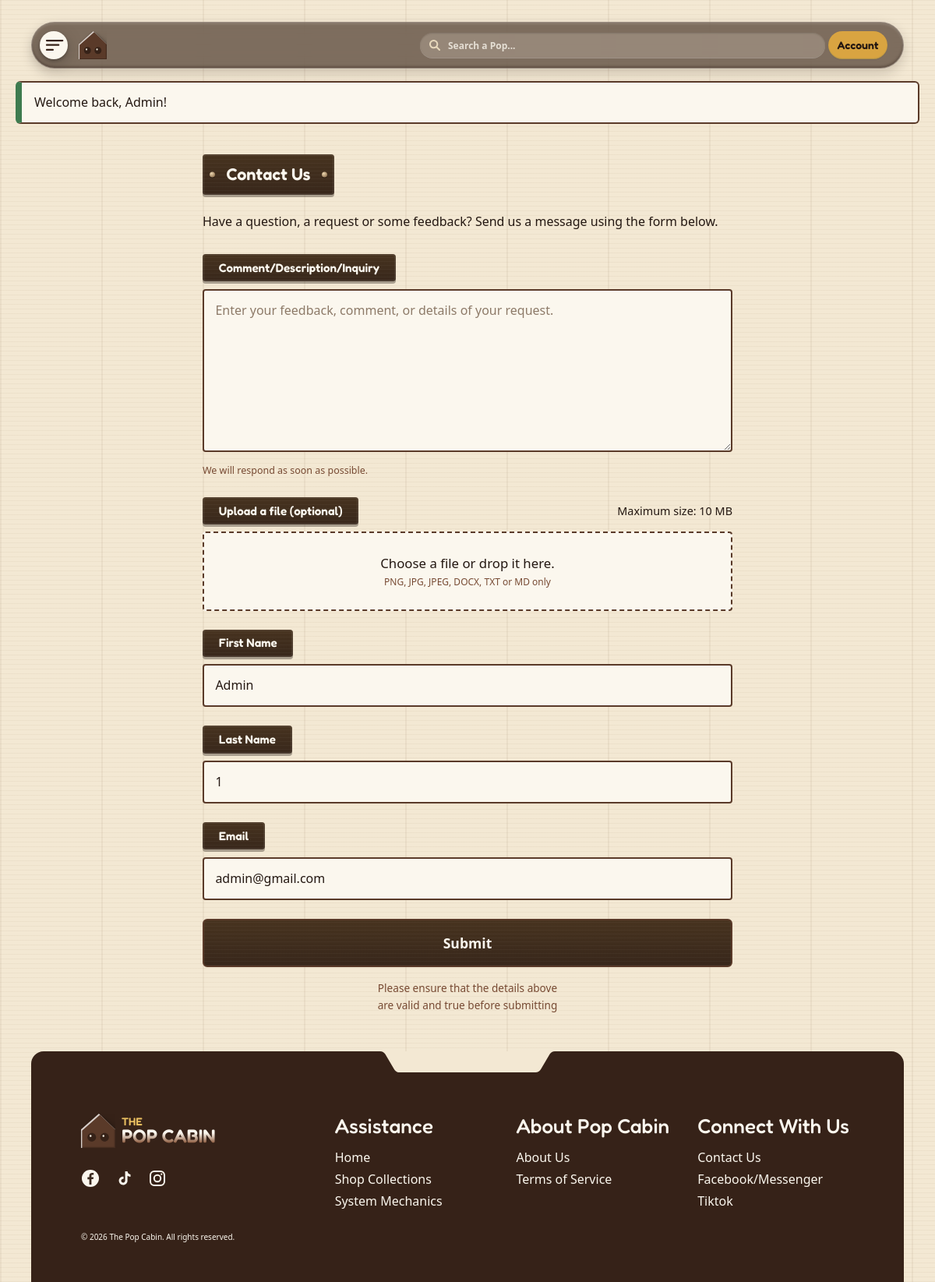
The app's page /contact.php (signed in) with its own data.
### tables this page shows
CREATE TABLE `users` (
  `user_id` int(11) NOT NULL,
  `username` varchar(50) NOT NULL,
  `email` varchar(150) NOT NULL,
  `password_hash` varchar(255) NOT NULL,
  `full_name` varchar(150) NOT NULL,
  `phone` varchar(30) NOT NULL,
  `address` varchar(255) NOT NULL,
  `city` varchar(100) NOT NULL,
  `postal_code` varchar(20) NOT NULL,
  `country` varchar(100) NOT NULL,
  `user_role` enum('customer','admin') NOT NULL DEFAULT 'customer'
);

### config/content.php (called while the page is built)
<?php
return [
    'hero_description' => 'Funko Pop collectibles from The Pop Cabin. Browse the collection below.',
    'cta_text' => 'Browse the collection and pick your Pop.',
    'facebook_url'  => 'https://www.facebook.com/thepopcabin12',
    'tiktok_url'    => 'https://www.tiktok.com/@thepopcabin',
    'instagram_url' => 'https://www.instagram.com/thepopcabin12/',
    'trademark_line' => '',
    'team_caption' => 'Students from UDD SITE that made it possible',
    'team' => [
        ['name' => 'Team member', 'role' => 'Role', 'photo' => ''],
        ['name' => 'Team member', 'role' => 'Role', 'photo' => ''],
        ['name' => 'Team member', 'role' => 'Role', 'photo' => ''],
        ['name' => 'Team member', 'role' => 'Role', 'photo' => ''],
    ],
    'about_images'   => [],
    'about_subtitle' => 'The Pop Cabin',
    'about_text'     => [
        'The Pop Cabin is a Funko Pop collectibles shop.',
        'Browse the collection, find the Pop you want, and get in touch with us if you have any questions.',
    ],
    'map_embed_url'  => '',
    'address_lines'  => [],
    'contact_intro' => 'Have a question, a request or some feedback? Send us a message using the form below.',
];

### includes/functions.php (called while the page is built, shortened)
<?php
function e($value): string
{
    return htmlspecialchars((string) ($value ?? ''), ENT_QUOTES, 'UTF-8');
}
function currentUserId(): ?int
{
    return isset($_SESSION['user_id']) ? (int) $_SESSION['user_id'] : null;
}
function siteContent(string $key, $default = '')
{
    static $content = null;
    if ($content === null) {
        $content = require __DIR__ . '/../config/content.php';
    }
    return $content[$key] ?? $default;
}

### config/database.php (called while the page is built)
<?php
class Database
{
    private static ?Database $instance = null;
    private PDO $conn;
    private function __construct()
    {
        $dsn = 'mysql:host=' . DB_HOST . ';dbname=' . DB_NAME . ';charset=utf8mb4';
        try {
            $this->conn = new PDO($dsn, DB_USER, DB_PASS, [
                PDO::ATTR_ERRMODE            => PDO::ERRMODE_EXCEPTION,
                PDO::ATTR_DEFAULT_FETCH_MODE => PDO::FETCH_ASSOC,
                PDO::ATTR_EMULATE_PREPARES   => false,
            ]);
        } catch (PDOException $e) {
            die(
                'Database connection failed. Check DB_HOST / DB_NAME / DB_USER / DB_PASS in config/config.php, ' .
                'and make sure a database named "' . DB_NAME . '" exists with your tables imported. (' . $e->getMessage() . ')'
            );
        }
    }
    public static function getInstance(): Database
    {
        if (self::$instance === null) {
            self::$instance = new self();
        }
        return self::$instance;
    }
    public function getConnection(): PDO
    {
        return $this->conn;
    }
}

### classes/BaseModel.php (called while the page is built, shortened)
<?php
require_once __DIR__ . '/../config/database.php';
abstract class BaseModel
{
    public function __construct()
    {
        $this->db = Database::getInstance()->getConnection();
    }
}

### classes/User.php (called while the page is built, shortened)
<?php
require_once __DIR__ . '/BaseModel.php';
class User extends BaseModel
{
    public function getById(int $id): array|false
    {
        $stmt = $this->db->prepare('SELECT * FROM users WHERE user_id = ?');
        $stmt->execute([$id]);
        return $stmt->fetch();
    }
}

### contact.php (the view, shortened to what this page needs)
<?php
require_once __DIR__ . '/classes/User.php';
$prefill = ['first_name' => '', 'last_name' => '', 'email' => ''];
if (isLoggedIn() && ($u = (new User())->getById((int) currentUserId()))) {
    $parts = preg_split('/\s+/', trim($u['full_name']), 2);
    $prefill = ['first_name' => $parts[0] ?? '', 'last_name' => $parts[1] ?? '', 'email' => $u['email']];
}
$fieldErrors = [];
$old         = $prefill + ['message' => ''];
require_once __DIR__ . '/includes/header.php';
?>
<section class="wrap contact">
    <h1 class="sign">Contact Us</h1>
    <p class="contact-intro"><?php echo e(siteContent('contact_intro')); ?></p>
    <form class="contact-form" method="post" action="<?php echo SITE_URL; ?>/contact.php" enctype="multipart/form-data" novalidate>
        <div class="field">
            <label class="sign sign-label" for="message">Comment/Description/Inquiry</label>
            <?php $err = $fieldErrors['message'] ?? null; ?>
            <textarea id="message" name="message" rows="7" maxlength="5000" required placeholder="Enter your feedback, comment, or details of your request."<?php echo $err ? ' class="is-invalid" aria-invalid="true" aria-describedby="message-error"' : ''; ?>><?php echo e($old['message']); ?></textarea>
            <p class="field-note">We will respond as soon as possible.</p>
        </div>
        <div class="field">
            <div class="field-head">
                <label class="sign sign-label" for="attachment">Upload a file (optional)</label>
                <span class="field-max">Maximum size: <?php echo MAX_CONTACT_FILE_MB; ?> MB</span>
            </div>
            <?php $err = $fieldErrors['attachment'] ?? null; ?>
            <label class="dropzone<?php echo $err ? ' is-invalid' : ''; ?>" for="attachment" data-dropzone>
                <span class="dz-title" data-dz-title>Choose a file or drop it here.</span>
                <span class="dz-hint">PNG, JPG, JPEG, DOCX, TXT or MD only</span>
            </label>
        </div>
        <div class="field">
            <label class="sign sign-label" for="first_name">First Name</label>
            <?php $err = $fieldErrors['first_name'] ?? null; ?>
            <input type="text" id="first_name" name="first_name" required maxlength="100" autocomplete="given-name" placeholder="Your First Name..." value="<?php echo e($old['first_name']); ?>"<?php echo $err ? ' class="is-invalid" aria-invalid="true" aria-describedby="first_name-error"' : ''; ?>>
        </div>
        <div class="field">
            <label class="sign sign-label" for="last_name">Last Name</label>
            <?php $err = $fieldErrors['last_name'] ?? null; ?>
            <input type="text" id="last_name" name="last_name" required maxlength="100" autocomplete="family-name" placeholder="Your Last Name..." value="<?php echo e($old['last_name']); ?>"<?php echo $err ? ' class="is-invalid" aria-invalid="true" aria-describedby="last_name-error"' : ''; ?>>
        </div>
        <div class="field">
            <label class="sign sign-label" for="email">Email</label>
            <?php $err = $fieldErrors['email'] ?? null; ?>
            <input type="email" id="email" name="email" required maxlength="255" autocomplete="email" placeholder="Your Valid Email..." value="<?php echo e($old['email']); ?>"<?php echo $err ? ' class="is-invalid" aria-invalid="true" aria-describedby="email-error"' : ''; ?>>
        </div>
        <button type="submit" class="btn btn-dark btn-block btn-lg">Submit</button>
        <p class="submit-note">Please ensure that the details above are valid and true before submitting</p>
    </form>
</section>
<?php require_once __DIR__ . '/includes/footer.php'; ?>

### assets/css/style.css (style rules this page uses)
:root { --birch: var(--color-bg-page); --pine-100: var(--color-bg-surface-alt); --pine-200: var(--color-brand-soft); --pine-300: var(--color-border-default); --oak: var(--color-border-strong); --bark: var(--color-action-brand); --walnut: var(--color-action-brand); --espresso: var(--color-bg-inverse); --ember: var(--color-action-primary); --moss: var(--color-feedback-success); --cream: var(--color-bg-surface); --ink: var(--color-text-primary); --muted: var(--color-text-muted-aa); --font-body: var(--font-family-body); --font-display: var(--font-family-heading); --wrap: var(--container-max); --radius: 6px; --grain: repeating-linear-gradient(0deg, rgba(120, 80, 40, .05) 0 1px, transparent 1px 6px); --planks: repeating-linear-gradient(90deg, rgba(90, 55, 25, .06) 0 2px, transparent 2px 130px); --plank-dark: repeating-linear-gradient(0deg, rgba(255, 255, 255, .03) 0 1px, transparent 1px 5px), linear-gradient(180deg, #47331f, #38271b); --log-wall: repeating-linear-gradient(180deg, transparent 0 50px, rgba(0, 0, 0, .4) 50px 52px), repeating-linear-gradient(180deg, #4d3728 0, #40301f 12px, #34251a 26px, #40301f 40px, #4d3728 52px); }
*, *::before, *::after { box-sizing: border-box; }
html { -webkit-text-size-adjust: 100%; scroll-behavior: smooth; }
body { margin: 0; background-color: var(--birch); background-image: var(--planks), var(--grain); color: var(--ink); font-family: var(--font-body); font-size: 1rem; line-height: 1.6; }
img, svg { max-width: 100%; }
h1, h2, h3, h4 { font-family: var(--font-display); line-height: 1.15; margin: 0 0 .5em; color: var(--walnut); }
p { margin: 0 0 1em; }
.wrap, .container { width: 100%; max-width: var(--wrap); margin: 0 auto; padding: 0 20px; }
.btn { display: inline-block; border: 2px solid transparent; border-radius: var(--radius); padding: .7rem 1.4rem; font: 600 1rem/1.2 var(--font-body); text-align: center; text-decoration: none; cursor: pointer; transition: background .15s, color .15s, border-color .15s, transform .1s; }
.btn-dark, .btn-primary { background-color: var(--walnut); background-image: var(--plank-dark); color: var(--cream); border-color: var(--walnut); }
.btn-block { display: block; width: 100%; }
.btn-lg { padding: 1.15rem 1.4rem; font-size: 1.1rem; }
.sign { position: relative; display: inline-block; margin: 0; background-color: var(--walnut); background-image: var(--plank-dark); color: var(--cream); font: 600 1.35rem/1.15 var(--font-display); padding: .85rem 1.9rem; border-radius: 4px; box-shadow: inset 0 0 0 2px rgba(255, 255, 255, .07), 0 3px 0 rgba(30, 20, 12, .35); }
.sign::before, .sign::after { content: ""; position: absolute; top: 50%; width: 7px; height: 7px; border-radius: 50%; transform: translateY(-50%); background: radial-gradient(circle at 35% 30%, #ecd7b0, #7a5a3a); box-shadow: 0 1px 0 rgba(0, 0, 0, .45); }
.sign::before { left: 9px; }
.sign::after { right: 9px; }
.sign-label { display: inline-block; font-size: .95rem; padding: .55rem 1.3rem; margin-bottom: .6rem; }
.sign-label::before, .sign-label::after { display: none; }
.contact { padding-top: 1.6rem; max-width: 720px; }
.contact-intro { margin: 1.4rem 0 1.8rem; }
.field { margin-bottom: 1.5rem; }
.field-head { display: flex; align-items: center; justify-content: space-between; gap: 1rem; flex-wrap: wrap; }
.field-max { font-size: .9rem; margin-bottom: .6rem; }
.field-note { font-size: .78rem; color: var(--muted); margin: .4rem 0 0; }
.dropzone { position: relative; display: block; text-align: center; padding: 1.6rem 1rem; background: var(--cream); border: 2px dashed var(--bark); border-radius: 4px; cursor: pointer; transition: background .15s, border-color .15s; }
.dz-title { display: block; font-size: 1.05rem; overflow-wrap: anywhere; }
.dz-hint { display: block; font-size: .75rem; color: var(--muted); }
.submit-note { text-align: center; font-size: .85rem; color: var(--muted); max-width: 32ch; margin: 1rem auto 0; }
input[type="text"], input[type="email"], input[type="password"], input[type="number"], input[type="search"], select, textarea { width: 100%; font: inherit; color: var(--ink); background-color: var(--cream); border: 2px solid var(--bark); border-radius: 4px; padding: .8rem .9rem; }
input::placeholder, textarea::placeholder { color: #8d7a68; }
textarea { resize: vertical; min-height: 120px; }

### assets/css/header.css (style rules this page uses)
:root { --site-header-h: 72px; }
@media (min-width: 700px) { :root { --site-header-h: 80px; } }
@media (min-width: 1000px) { :root { --site-header-h: 88px; } }

### records on screen
users: first_name "Admin", last_name "1", email "admin@gmail.com"

### other values on screen
$message "Welcome back, Admin!"
siteContent('contact_intro') "Have a question, a request or some feedback? Send us a message using the form below."
MAX_CONTACT_FILE_MB "10"
SITE_NAME "The Pop Cabin"
